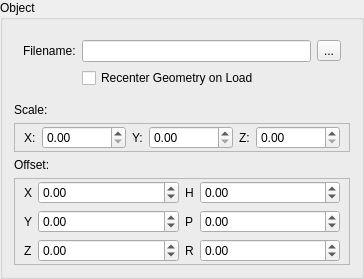
         <widget class="QGroupBox" name="objectGroupBox">
          <property name="title">
           <string>Object</string>
          </property>
          <layout class="QGridLayout" name="gridLayout_27">
           <item row="1" column="0">
            <widget class="QWidget" name="widget_10" native="true">
             <layout class="QGridLayout" name="gridLayout_22">
              <item row="1" column="0">
               <widget class="QLabel" name="label_63">
                <property name="text">
                 <string>Filename:</string>
                </property>
               </widget>
              </item>
              <item row="1" column="1">
               <widget class="QLineEdit" name="objectFilenameEdit"/>
              </item>
              <item row="1" column="2">
               <widget class="QToolButton" name="objectFileButton">
                <property name="text">
                 <string>...</string>
                </property>
               </widget>
              </item>
              <item row="2" column="1">
               <widget class="QCheckBox" name="objRecenterToggle">
                <property name="text">
                 <string>Recenter Geometry on Load</string>
                </property>
               </widget>
              </item>
             </layout>
            </widget>
           </item>
           <item row="2" column="0">
            <widget class="QLabel" name="label_71">
             <property name="text">
              <string>Scale:</string>
             </property>
            </widget>
           </item>
           <item row="3" column="0">
            <widget class="QFrame" name="frame_10">
             <property name="frameShape">
              <enum>QFrame::StyledPanel</enum>
             </property>
             <property name="frameShadow">
              <enum>QFrame::Plain</enum>
             </property>
             <layout class="QGridLayout" name="gridLayout_24">
              <property name="topMargin">
               <number>2</number>
              </property>
              <property name="bottomMargin">
               <number>2</number>
              </property>
              <item row="0" column="0">
               <widget class="QLabel" name="label_64">
                <property name="text">
                 <string>X:</string>
                </property>
               </widget>
              </item>
              <item row="0" column="1">
               <widget class="QDoubleSpinBox" name="objectScaleXEdit">
                <property name="maximum">
                 <double>999999.989999999990687</double>
                </property>
               </widget>
              </item>
              <item row="0" column="2">
               <widget class="QLabel" name="label_65">
                <property name="text">
                 <string>Y:</string>
                </property>
               </widget>
              </item>
              <item row="0" column="3">
               <widget class="QDoubleSpinBox" name="objectScaleYEdit">
                <property name="maximum">
                 <double>999999.989999999990687</double>
                </property>
               </widget>
              </item>
              <item row="0" column="4">
               <widget class="QLabel" name="label_66">
                <property name="text">
                 <string>Z:</string>
                </property>
               </widget>
              </item>
              <item row="0" column="5">
               <widget class="QDoubleSpinBox" name="objectScaleZEdit">
                <property name="maximum">
                 <double>999999.989999999990687</double>
                </property>
               </widget>
              </item>
             </layout>
            </widget>
           </item>
           <item row="4" column="0">
            <widget class="QLabel" name="label_70">
             <property name="text">
              <string>Offset:</string>
             </property>
            </widget>
           </item>
           <item row="5" column="0">
            <widget class="QFrame" name="frame_13">
             <property name="frameShape">
              <enum>QFrame::StyledPanel</enum>
             </property>
             <property name="frameShadow">
              <enum>QFrame::Plain</enum>
             </property>
             <layout class="QGridLayout" name="gridLayout_21">
              <property name="topMargin">
               <number>2</number>
              </property>
              <property name="bottomMargin">
               <number>2</number>
              </property>
              <item row="0" column="2">
               <widget class="QLabel" name="label_78">
                <property name="sizePolicy">
                 <sizepolicy hsizetype="Fixed" vsizetype="Preferred">
                  <horstretch>0</horstretch>
                  <verstretch>0</verstretch>
                 </sizepolicy>
                </property>
                <property name="text">
                 <string>X</string>
                </property>
               </widget>
              </item>
              <item row="0" column="3">
               <widget class="QDoubleSpinBox" name="objectXEdit">
                <property name="minimum">
                 <double>-999999.000000000000000</double>
                </property>
                <property name="maximum">
                 <double>999999.000000000000000</double>
                </property>
               </widget>
              </item>
              <item row="0" column="5">
               <widget class="QLabel" name="label_77">
                <property name="sizePolicy">
                 <sizepolicy hsizetype="Fixed" vsizetype="Preferred">
                  <horstretch>0</horstretch>
                  <verstretch>0</verstretch>
                 </sizepolicy>
                </property>
                <property name="text">
                 <string>H</string>
                </property>
               </widget>
              </item>
              <item row="0" column="6">
               <widget class="QDoubleSpinBox" name="objectHEdit">
                <property name="minimum">
                 <double>-360.000000000000000</double>
                </property>
                <property name="maximum">
                 <double>360.000000000000000</double>
                </property>
               </widget>
              </item>
              <item row="1" column="2">
               <widget class="QLabel" name="label_79">
                <property name="sizePolicy">
                 <sizepolicy hsizetype="Fixed" vsizetype="Preferred">
                  <horstretch>0</horstretch>
                  <verstretch>0</verstretch>
                 </sizepolicy>
                </property>
                <property name="text">
                 <string>Y</string>
                </property>
               </widget>
              </item>
              <item row="1" column="3">
               <widget class="QDoubleSpinBox" name="objectYEdit">
                <property name="minimum">
                 <double>-999999.000000000000000</double>
                </property>
                <property name="maximum">
                 <double>999999.000000000000000</double>
                </property>
               </widget>
              </item>
              <item row="1" column="5">
               <widget class="QLabel" name="label_80">
                <property name="sizePolicy">
                 <sizepolicy hsizetype="Fixed" vsizetype="Preferred">
                  <horstretch>0</horstretch>
                  <verstretch>0</verstretch>
                 </sizepolicy>
                </property>
                <property name="text">
                 <string>P</string>
                </property>
               </widget>
              </item>
              <item row="1" column="6">
               <widget class="QDoubleSpinBox" name="objectPEdit">
                <property name="minimum">
                 <double>-360.000000000000000</double>
                </property>
                <property name="maximum">
                 <double>360.000000000000000</double>
                </property>
               </widget>
              </item>
              <item row="2" column="2">
               <widget class="QLabel" name="label_81">
                <property name="sizePolicy">
                 <sizepolicy hsizetype="Fixed" vsizetype="Preferred">
                  <horstretch>0</horstretch>
                  <verstretch>0</verstretch>
                 </sizepolicy>
                </property>
                <property name="text">
                 <string>Z</string>
                </property>
               </widget>
              </item>
              <item row="2" column="3">
               <widget class="QDoubleSpinBox" name="objectZEdit">
                <property name="minimum">
                 <double>-999999.000000000000000</double>
                </property>
                <property name="maximum">
                 <double>999999.000000000000000</double>
                </property>
               </widget>
              </item>
              <item row="2" column="5">
               <widget class="QLabel" name="label_76">
                <property name="sizePolicy">
                 <sizepolicy hsizetype="Fixed" vsizetype="Preferred">
                  <horstretch>0</horstretch>
                  <verstretch>0</verstretch>
                 </sizepolicy>
                </property>
                <property name="text">
                 <string>R</string>
                </property>
               </widget>
              </item>
              <item row="2" column="6">
               <widget class="QDoubleSpinBox" name="objectREdit">
                <property name="minimum">
                 <double>-360.000000000000000</double>
                </property>
                <property name="maximum">
                 <double>360.000000000000000</double>
                </property>
               </widget>
              </item>
             </layout>
            </widget>
           </item>
          </layout>
         </widget>
